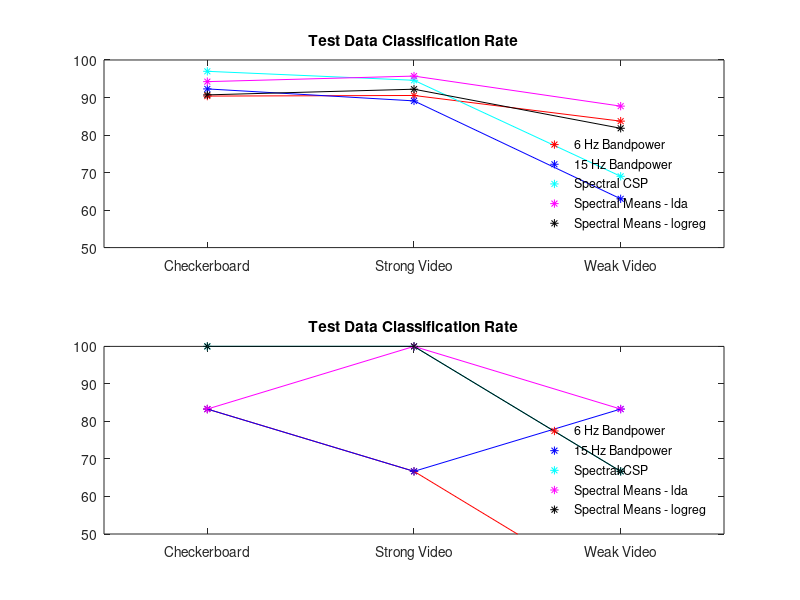

Reproduce this figure in MATLAB.
load('rates.mat')
% Create plots of classification rates based on pilot data for 
% Only checkerboard, strong checkerboard, weak checkerboards...

% Uses a matrix of data classification rates where each
% approach is a column vector and each video stimulus configuration 
% is a row vector. 
load('rates.mat');
training = subplot(2, 1,1);

plot([1, 2, 3], training_rates(:, 1), '*','Color', 'r');
hold on;
plot([1, 2, 3], training_rates(:, 2), '*', 'Color', 'b');
plot([1, 2, 3], training_rates(:, 3), '*', 'Color', 'c');
plot([1, 2, 3], training_rates(:, 4), '*', 'Color', 'm');
plot([1, 2, 3], training_rates(:, 5), '*', 'Color', 'k');

line([1,2,3], training_rates(:, 1), 'Color', 'r')
line([1,2,3], training_rates(:, 2), 'Color', 'b');
line([1,2,3], training_rates(:, 3), 'Color', 'c');
line([1,2,3], training_rates(:, 4), 'Color', 'm');
line([1,2,3], training_rates(:, 5), 'Color', 'k');

xlim([0.5, 3.5]);
ylim([50, 100]);
xticks(training,[1 2 3])
xticklabels(training,{'Checkerboard','Strong Video','Weak Video'})

title("Test Data Classification Rate");
legend("6 Hz Bandpower", "15 Hz Bandpower", "Spectral CSP", "Spectral Means - lda", "Spectral Means - logreg");
legend('Location', 'southeast');
legend('boxoff');


testing = subplot(2, 1, 2);
plot([1, 2, 3], testing_rates(:, 1), '*','Color', 'r');
hold on;
plot([1, 2, 3], testing_rates(:, 2), '*', 'Color', 'b');
plot([1, 2, 3], testing_rates(:, 3), '*', 'Color', 'c');
plot([1, 2, 3], testing_rates(:, 4), '*', 'Color', 'm');
plot([1, 2, 3], testing_rates(:, 5), '*', 'Color', 'k');

line([1,2,3], testing_rates(:, 1), 'Color', 'r')
line([1,2,3], testing_rates(:, 2), 'Color', 'b');
line([1,2,3], testing_rates(:, 3), 'Color', 'c');
line([1,2,3], testing_rates(:, 4), 'Color', 'm');
line([1,2,3], testing_rates(:, 5), 'Color', 'k');

xlim([0.5, 3.5]);
ylim([50, 100]);
xticks(testing,[1 2 3])
xticklabels(testing,{'Checkerboard','Strong Video','Weak Video'})

title("Test Data Classification Rate");
legend("6 Hz Bandpower", "15 Hz Bandpower", "Spectral CSP", "Spectral Means - lda", "Spectral Means - logreg");
legend('Location', 'southeast');
legend('boxoff');
